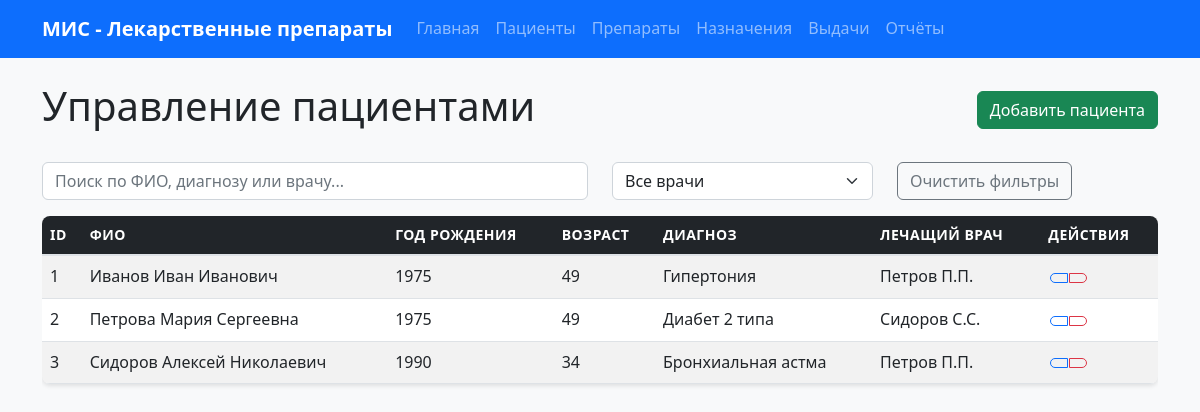
Before: /patients with the older database file.
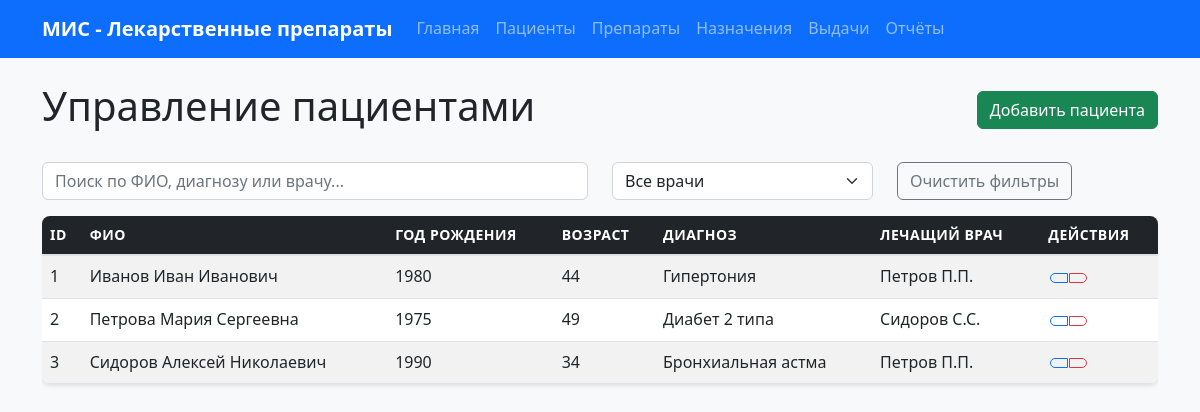
After: the same page with the newer database file.
### tables this page shows
CREATE TABLE patients (
            patient_id INTEGER PRIMARY KEY AUTOINCREMENT,
            fio TEXT NOT NULL,
            birth_year INTEGER NOT NULL,
            diagnosis TEXT NOT NULL,
            attending_doctor TEXT NOT NULL,
            created_at TIMESTAMP DEFAULT CURRENT_TIMESTAMP,
            updated_at TIMESTAMP DEFAULT CURRENT_TIMESTAMP
        );

### routes.py (the view)
    @app.route("/patients")
    def patients():
        patients = Patient.get_all()
        return render_template("patients.html", patients=patients)

### database.py (called while the page is built)
def get_db():
    if 'db' not in g:
        g.db = sqlite3.connect(current_app.config['DATABASE_PATH'])
        g.db.row_factory = sqlite3.Row
    return g.db

def execute_query(query, params=None):
    db = get_db()
    if params:
        cursor = db.execute(query, params)
    else:
        cursor = db.execute(query)
    return cursor

def fetch_all(query, params=None):
    cursor = execute_query(query, params)
    return cursor.fetchall()

### models.py (called while the page is built)
    @staticmethod
    def get_all():
        query = "SELECT * FROM patients"
        rows = fetch_all(query)
        return [Patient(patient_id=row["patient_id"], fio=row["fio"], birth_year=row["birth_year"], diagnosis=row["diagnosis"], attending_doctor=row["attending_doctor"]) for row in rows]

### templates/patients.html (shortened to what this page needs)
{% extends "base.html" %}
{% block content %}
<div class="d-flex justify-content-between align-items-center mb-4">
    <h1>Управление пациентами</h1>
    <a href="{{ url_for('add_patient') }}" class="btn btn-success">
         Добавить пациента
    </a>
</div>
<div class="row mb-3">
    <div class="col-md-6">
        <input type="text" class="form-control" id="searchInput" placeholder="Поиск по ФИО, диагнозу или врачу...">
    </div>
    <div class="col-md-3">
        <select class="form-select" id="doctorFilter">
            <option value="">Все врачи</option>
        </select>
    </div>
    <div class="col-md-3">
        <button class="btn btn-outline-secondary" onclick="clearFilters()">
             Очистить фильтры
        </button>
    </div>
</div>
<div class="table-responsive">
    <table class="table table-striped table-hover" id="patientsTable">
        <thead class="table-dark">
            <tr>
                <th>ID</th>
                <th>ФИО</th>
                <th>Год рождения</th>
                <th>Возраст</th>
                <th>Диагноз</th>
                <th>Лечащий врач</th>
                <th>Действия</th>
            </tr>
        </thead>
        <tbody>
            {% for patient in patients %}
            <tr>
                <td>{{ patient.patient_id }}</td>
                <td>{{ patient.fio }}</td>
                <td>{{ patient.birth_year }}</td>
                <td>{{ 2024 - patient.birth_year }}</td>
                <td>{{ patient.diagnosis }}</td>
                <td>{{ patient.attending_doctor }}</td>
                <td>
                    <div class="btn-group" role="group">
                        <a href="{{ url_for('edit_patient', patient_id=patient.patient_id) }}"
                           class="btn btn-sm btn-outline-primary" title="Редактировать">
                        </a>
                        <button type="button" class="btn btn-sm btn-outline-danger"
                                onclick="confirmDelete({{ patient.patient_id }}, '{{ patient.fio }}')" title="Удалить">
                        </button>
                    </div>
                </td>
            </tr>
            {% endfor %}
        </tbody>
    </table>
</div>
{% endblock %}

### templates/base.html (shortened to what this page needs)
<!DOCTYPE html>
<html lang="ru">
<head>
    <link href="https://cdn.jsdelivr.net/npm/bootstrap@5.1.3/dist/css/bootstrap.min.css" rel="stylesheet">
    <link href="{{ url_for('static', filename='css/style.css') }}" rel="stylesheet">
</head>
<body>
    <nav class="navbar navbar-expand-lg navbar-dark bg-primary">
        <div class="container">
            <a class="navbar-brand" href="{{ url_for('index') }}">МИС - Лекарственные препараты</a>
            <div class="collapse navbar-collapse" id="navbarNav">
                <ul class="navbar-nav me-auto">
                    <li class="nav-item">
                        <a class="nav-link" href="{{ url_for('index') }}">Главная</a>
                    </li>
                    <li class="nav-item">
                        <a class="nav-link" href="{{ url_for('patients') }}">Пациенты</a>
                    </li>
                    <li class="nav-item">
                        <a class="nav-link" href="{{ url_for('medicines') }}">Препараты</a>
                    </li>
                    <li class="nav-item">
                        <a class="nav-link" href="{{ url_for('prescriptions') }}">Назначения</a>
                    </li>
                    <li class="nav-item">
                        <a class="nav-link" href="{{ url_for('dispensings') }}">Выдачи</a>
                    </li>
                    <li class="nav-item">
                        <a class="nav-link" href="{{ url_for('reports') }}">Отчёты</a>
                    </li>
                </ul>
            </div>
        </div>
    </nav>
    <div class="container mt-4">
        {% block content %}{% endblock %}
    </div>
</body>
</html>

### static/css/style.css (style rules this page uses)
:root { --primary-color: #0d6efd; --secondary-color: #6c757d; --success-color: #198754; --danger-color: #dc3545; --warning-color: #ffc107; --info-color: #0dcaf0; --light-color: #f8f9fa; --dark-color: #212529; }
body { font-family: 'Segoe UI', Tahoma, Geneva, Verdana, sans-serif; background-color: #f8f9fa; line-height: 1.6; }
.navbar-brand { font-weight: bold; font-size: 1.25rem; }
.navbar-nav .nav-link { font-weight: 500; transition: color 0.3s ease; }
.table { background-color: white; border-radius: 8px; overflow: hidden; box-shadow: 0 2px 4px rgba(0,0,0,0.1); }
.table thead th { border-bottom: 2px solid #dee2e6; font-weight: 600; text-transform: uppercase; font-size: 0.875rem; letter-spacing: 0.5px; }
.btn { border-radius: 6px; font-weight: 500; transition: all 0.2s ease; }
.btn-group .btn { margin: 0 2px; }
.form-control, .form-select { border-radius: 6px; border: 1px solid #ced4da; transition: border-color 0.15s ease-in-out, box-shadow 0.15s ease-in-out; }

Changed rows visible on the page:
changed patients "Иванов Иван Иванович": birth_year "1975" → "1980"; 2024-patient.birth_year "49" → "44"
